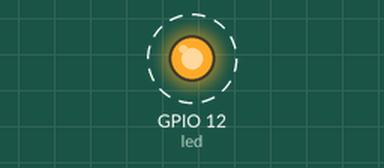
Simulated run of this sketch. Board: ESP32. Shown: output pins drawn as LEDs (lit = HIGH). Dashed ring = blinking. WiFi joins after 1.5 s; servers stay silent unless stated; uploads are accepted with an empty reply; what the sketch prints to the serial monitor is not drawn.

Above: at 2.3 s.
Timing chart, 0 to 4.6 s (numbered marks = the images above):
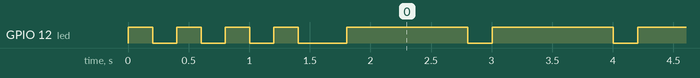

Measured:
- by itself, GPIO 12 (led): goes 3 × (LOW 0.20 s, HIGH 0.20 s), LOW 0.40 s, 106 × (HIGH 1.0 s, LOW 0.20 s), then HIGH

The sketch:

Google_sheet_envio_recibir.ino
```cpp
#include "WiFi.h" // Libreria para conectarse al internet con el esp32 y esp8266
#include "HTTPClient.h" // Libreria para poner en cliente al esp32

int led = 12; //Led indicador
const char* ssid = "Repetirdor"; // Creamos una variable para el nombre de la red
const char* password = "bXMBS345TR"; // Creamos una variable para la contraseña de la red
HTTPClient http; // Creamos la variable de http para poder manejarlo sus metodos
int httpResponseCode; // Codigo de respuesta http
String respuesta; // Respuesta de las paginas
String Dato1 = "999", Dato2 = "111"; //Informacion para enviar
String URL_Implementacion = "https://script.google.com/macros/s/AKfycbyxrcLjD8_cO4eLH3_GlQLAPed9xzhqC7ybjpDgpETBDeoM-t2xMUAKbpJu2-rM_fpU/exec";
void setup() {
  Serial.begin(115200);
  pinMode(led, OUTPUT);
  WiFi.begin(ssid, password); //ponemos el nombre de la red y su contraseña
  Serial.print("Red: ");
  Serial.println(ssid);
  Serial.print("Contraseña: ");
  Serial.println(password);
  Serial.println("Conectando al wifi");
  while (WiFi.status() != WL_CONNECTED) { //se rompera el ciclo hasta se conecte el esp32 al wifi
    digitalWrite(led, HIGH); //encendemos el led de wifi porque aun no se conecta el esp32 al intener
    Serial.print(".");
    delay(200);
    digitalWrite(led, LOW); //encendemos el led de wifi porque aun no se conecta el esp32 al intener
    delay(200);
  }
  digitalWrite(led, HIGH);
  Serial.println("\nConexion hecha");
  Serial.println("Direccion IP: ");
  Serial.println(WiFi.localIP());
}

void loop() {
    digitalWrite(led, LOW);
    http.begin(URL_Implementacion+"?value1="+Dato1+"&value2="+Dato2);
    http.setFollowRedirects(HTTPC_STRICT_FOLLOW_REDIRECTS);
    httpResponseCode = http.GET();
    respuesta= "...";
  if(httpResponseCode > 0){
    Serial.print("Codigo de respuesta HTTP: ");
    Serial.println(httpResponseCode);
    respuesta = http.getString();
    Serial.println(respuesta);
    digitalWrite(led, HIGH);
  }
  else{
    Serial.print("Error: ");
    Serial.println(httpResponseCode);
  }
  http.end();
  delay(1000);
}
```
